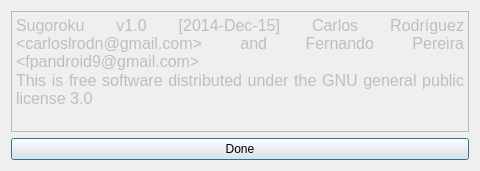
<?xml version="1.0" encoding="UTF-8"?>
<ui version="4.0">
 <class>About</class>
 <widget class="QDialog" name="About">
  <property name="geometry">
   <rect>
    <x>0</x>
    <y>0</y>
    <width>480</width>
    <height>171</height>
   </rect>
  </property>
  <property name="windowTitle">
   <string>Dialog</string>
  </property>
  <layout class="QVBoxLayout" name="verticalLayout">
   <item>
    <widget class="QTextBrowser" name="textBrowser">
     <property name="enabled">
      <bool>false</bool>
     </property>
     <property name="html">
      <string>&lt;!DOCTYPE HTML PUBLIC &quot;-//W3C//DTD HTML 4.0//EN&quot; &quot;http://www.w3.org/TR/REC-html40/strict.dtd&quot;&gt;
&lt;html&gt;&lt;head&gt;&lt;meta name=&quot;qrichtext&quot; content=&quot;1&quot; /&gt;&lt;style type=&quot;text/css&quot;&gt;
p, li { white-space: pre-wrap; }
&lt;/style&gt;&lt;/head&gt;&lt;body style=&quot; font-family:'MS Shell Dlg 2'; font-size:8.25pt; font-weight:400; font-style:normal;&quot;&gt;
&lt;p align=&quot;justify&quot; style=&quot; margin-top:0px; margin-bottom:0px; margin-left:0px; margin-right:0px; -qt-block-indent:0; text-indent:0px;&quot;&gt;&lt;span style=&quot; font-size:12pt;&quot;&gt;Sugoroku v1.0 [2014-Dec-15] Carlos Rodríguez &amp;lt;carloslrodn@gmail.com&amp;gt; and Fernando Pereira &amp;lt;fpandroid9@gmail.com&amp;gt;&lt;/span&gt;&lt;/p&gt;
&lt;p align=&quot;justify&quot; style=&quot; margin-top:0px; margin-bottom:0px; margin-left:0px; margin-right:0px; -qt-block-indent:0; text-indent:0px;&quot;&gt;&lt;span style=&quot; font-size:12pt;&quot;&gt;This is free software distributed under the GNU general public license 3.0&lt;/span&gt;&lt;/p&gt;&lt;/body&gt;&lt;/html&gt;</string>
     </property>
    </widget>
   </item>
   <item>
    <widget class="QPushButton" name="doneButton">
     <property name="text">
      <string>Done</string>
     </property>
    </widget>
   </item>
  </layout>
 </widget>
 <resources/>
 <connections>
  <connection>
   <sender>doneButton</sender>
   <signal>clicked()</signal>
   <receiver>About</receiver>
   <slot>close()</slot>
   <hints>
    <hint type="sourcelabel">
     <x>247</x>
     <y>271</y>
    </hint>
    <hint type="destinationlabel">
     <x>239</x>
     <y>144</y>
    </hint>
   </hints>
  </connection>
 </connections>
</ui>
